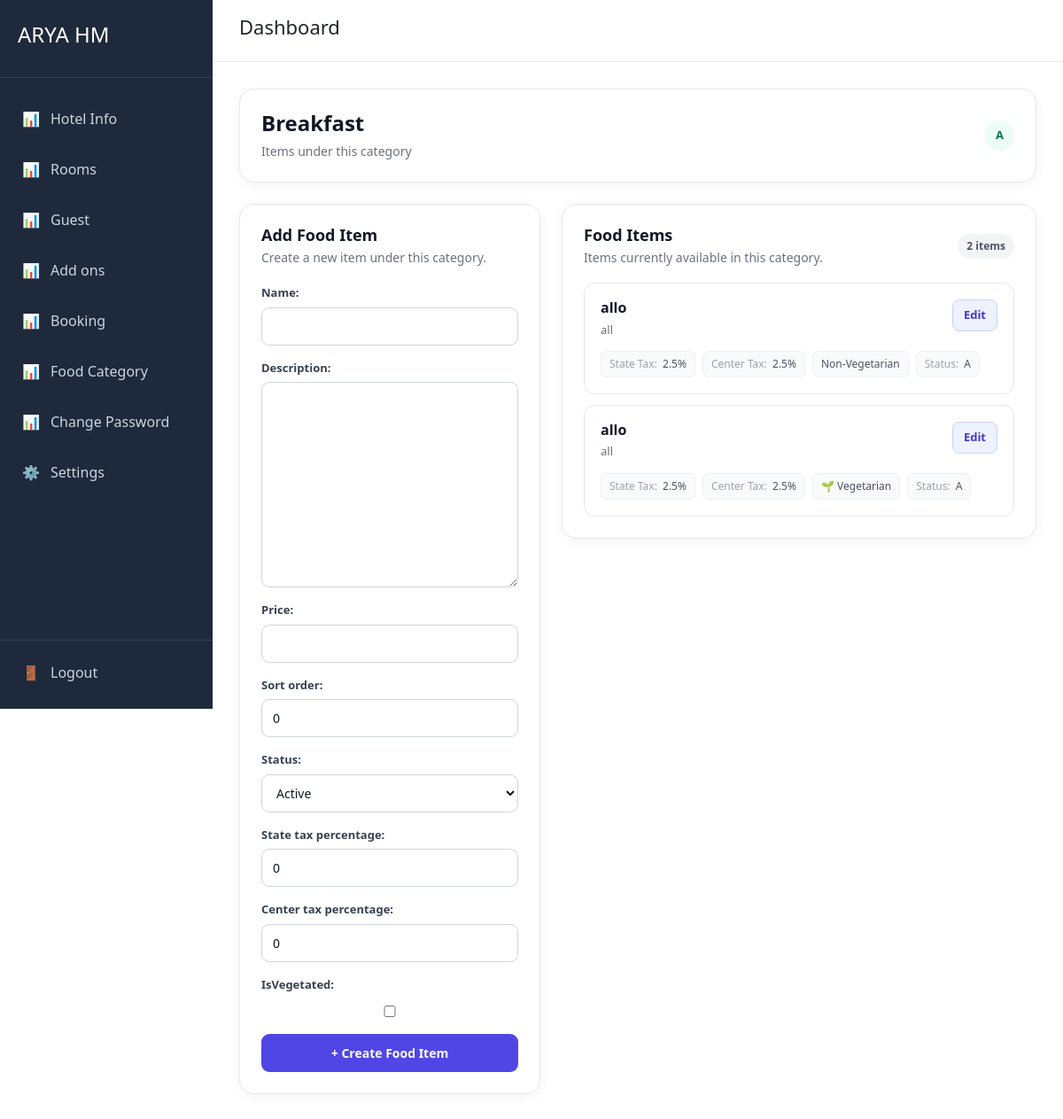
/food/category/2/manageItems, run on the app's committed database.
### foodcategory/models.py (models this page shows, shortened)
class FoodCategory(models.Model):
    hotel = models.ForeignKey(Hotel, on_delete=models.CASCADE)
    name = models.CharField(max_length=100)
    sort_order = models.IntegerField(default=0)
    status = models.CharField(choices=FoodCategoryStatus.choices,default=FoodCategoryStatus.Active,max_length=2)
    @staticmethod
    def find_by_id(id: int):
        return FoodCategory.objects.get(pk=id)

class FoodItem(models.Model):
    hotel = models.ForeignKey(Hotel, on_delete=models.CASCADE)
    category = models.ForeignKey(FoodCategory, on_delete=models.CASCADE)
    name = models.CharField(max_length=100)
    description = models.TextField()
    price = models.IntegerField()
    sort_order = models.IntegerField(default=0)
    status = models.CharField(choices=FoodCategoryStatus.choices,default=FoodCategoryStatus.Active,max_length=2)
    state_tax_percentage=models.FloatField(default=0)
    center_tax_percentage=models.FloatField(default=0)
    isVegetated=models.BooleanField(default=False)
    create_at = models.DateTimeField(auto_now_add=True)
    update_at = models.DateTimeField(auto_now=True)
    deleted_at = models.DateTimeField(null=True, blank=True)
    def __str__(self):
        return self.name
    @staticmethod
    def find_by_category(category)->list:
        return [i for i in FoodItem.objects.filter(category_id=category).all()]

### foodcategory/views.py (the view)
# urls.py: path('category/<category_id>/manageItems', views.food_category_manage_item, name='food_category_manage_item'),
def food_category_manage_item(request:HttpRequest,category_id:int):
    food_item_form=FoodItemForm()
    category=FoodCategory.find_by_id(category_id)
    hotel = getHotel(request)
    FoodItemForm.create(request,category,hotel)
    food_items = FoodItem.find_by_category(category_id)
    print(food_items)
    context={
        "food_item_form":food_item_form,
        "category":category,
        "food_items":food_items
    }
    return render(request, "foodCategory/manageitem.html",context)

### foodcategory/forms.py (shortened to what this page needs)
class FoodItemForm(forms.ModelForm):
    class Meta:
        model = FoodItem
        fields = '__all__'
        exclude = ['deleted_at','hotel','category']
    def __init__(self,*args,**kwargs):
        super().__init__(*args,**kwargs)
    @staticmethod
    def create(request,category:FoodCategory,hotel:Hotel)->FoodItem|None:
        food_item=None
        return food_item

### hotel/views.py (called while the page is built)
def getHotel(request):
    try:
        r =request.user.hotel_users.all()
        print(r)
        return r[0].hotel
    except Exception as e:
        print(e)
        return None

### foodcategory/templates/foodCategory/manageitem.html (shortened to what this page needs)
{% extends "user/base.html" %}
{% block page_title %}
Dashboard
{% endblock %}
{% block content %}
<div class="category-header">
    <div>
        <h2 class="category-title">
            {{ category.name }}
        </h2>
        <p class="category-subtitle">
            Items under this category
        </p>
    </div>
    <span class="status-badge">
        {{ category.status }}
    </span>
</div>
<div class="dashboard-grid">
    <div class="card form-card">
        <h3 class="card-title">Add Food Item</h3>
        <p class="card-description">
            Create a new item under this category.
        </p>
        <form method="POST">
            {{ food_item_form.as_p }}
            <button type="submit" class="create-btn">
                + Create Food Item
            </button>
        </form>
    </div>
    <div class="card">
        <div class="items-header">
            <div>
                <h3 class="card-title">Food Items</h3>
                <p class="card-description" style="margin-bottom: 0;">
                    Items currently available in this category.
                </p>
            </div>
            <span class="items-count">
                {{ food_items|length }} items
            </span>
        </div>
        {% if food_items %}
        <div class="items-list">
            {% for item in food_items %}
            <div class="food-item">
                <div class="food-item-top">
                    <div>
                        <h4 class="food-name">
                            {{ item.name }}
                        </h4>
                        <p class="food-description">
                            {{ item.description|default:"No description available." }}
                        </p>
                    </div>
                    <a
                        href="{% url 'foodItem_edit' id=item.id %}"
                        class="edit-btn"
                    >
                        Edit
                    </a>
                </div>
                <div class="food-meta">
                    <span class="meta-item">
                        <span class="meta-label">State Tax:</span>
                        {{ item.state_tax_percentage }}%
                    </span>
                    <span class="meta-item">
                        <span class="meta-label">Center Tax:</span>
                        {{ item.center_tax_percentage }}%
                    </span>
                    <span class="meta-item">
                        {% if item.isVegetated %}
                            🌱 Vegetarian
                        {% else %}
                            Non-Vegetarian
                        {% endif %}
                    </span>
                    <span class="meta-item">
                        <span class="meta-label">Status:</span>
                        {{ item.status }}
                    </span>
                </div>
            </div>
            {% endfor %}
        </div>
        {% else %}
        <div class="empty-state">
            No food items have been added to this category yet.
        </div>
        {% endif %}
    </div>
</div>
{% endblock %}

### static/css/global.css (style rules this page uses)
* { margin: 0; padding: 0; box-sizing: border-box; }
body { font-family: Arial, sans-serif; background: #f5f6fa; color: #333; }
*, *::before, *::after { box-sizing: border-box; }
form { width: 100%; max-width: 600px; margin: 0 auto; }
label { display: block; margin-bottom: 6px; font-size: 15px; font-weight: 600; color: #374151; }
input, select, textarea { display: block; width: 100%; padding: 10px 12px; margin-bottom: 16px; border: 1px solid #d1d5db; border-radius: 6px; background: #fff; color: #111827; font-family: inherit; font-size: 15px; line-height: 1.5; outline: none; transition: border-color 0.2s ease, box-shadow 0.2s ease; }
input::placeholder, textarea::placeholder { color: #9ca3af; }
textarea { min-height: 120px; resize: vertical; }
select { cursor: pointer; appearance: auto; }
input[type="checkbox"], input[type="radio"] { display: inline-block; width: auto; margin: 0 6px 0 0; vertical-align: middle; }
input[type="number"] { appearance: textfield; }
button, input[type="submit"], input[type="button"], input[type="reset"] { display: inline-block; width: auto; padding: 10px 18px; border: 1px solid transparent; border-radius: 6px; background: #2563eb; color: #fff; font-family: inherit; font-size: 15px; font-weight: 600; cursor: pointer; transition: background 0.2s ease, transform 0.1s ease; }
input:required, select:required, textarea:required { border-left: 3px solid #2563eb; }

### foodcategory/templates/foodCategory/manageitem.html (style rules this page uses)
.category-header { display: flex; justify-content: space-between; align-items: center; gap: 20px; margin-bottom: 24px; padding: 24px; background: #ffffff; border: 1px solid #e5e7eb; border-radius: 16px; box-shadow: 0 4px 15px rgba(0, 0, 0, 0.04); }
.category-title { margin: 0 0 6px; font-size: 24px; font-weight: 700; color: #111827; }
.category-subtitle { margin: 0; color: #6b7280; font-size: 14px; }
.status-badge { display: inline-flex; align-items: center; padding: 7px 12px; border-radius: 999px; background: #ecfdf5; color: #047857; font-size: 13px; font-weight: 600; }
.dashboard-grid { display: grid; grid-template-columns: 340px 1fr; gap: 24px; align-items: start; }
.card { background: #ffffff; border: 1px solid #e5e7eb; border-radius: 16px; padding: 24px; box-shadow: 0 4px 15px rgba(0, 0, 0, 0.04); }
.card-title { margin: 0 0 4px; font-size: 18px; font-weight: 700; color: #111827; }
.card-description { margin: 0 0 20px; color: #6b7280; font-size: 14px; }
.form-card form p { margin-bottom: 16px; }
.form-card input, .form-card select, .form-card textarea { width: 100%; box-sizing: border-box; padding: 10px 12px; border: 1px solid #d1d5db; border-radius: 9px; background: #ffffff; font-size: 14px; color: #111827; outline: none; transition: border-color 0.2s, box-shadow 0.2s; }
.form-card label { display: block; margin-bottom: 6px; color: #374151; font-size: 13px; font-weight: 600; }
.create-btn { width: 100%; border: 0; border-radius: 9px; padding: 11px 16px; background: #4f46e5; color: #ffffff; font-size: 14px; font-weight: 600; cursor: pointer; transition: background 0.2s, transform 0.1s; }
.items-header { display: flex; justify-content: space-between; align-items: center; margin-bottom: 18px; }
.items-count { padding: 5px 10px; border-radius: 999px; background: #f3f4f6; color: #4b5563; font-size: 12px; font-weight: 600; }
.items-list { display: flex; flex-direction: column; gap: 12px; }
.food-item { padding: 18px; border: 1px solid #e5e7eb; border-radius: 12px; transition: box-shadow 0.2s, border-color 0.2s; }
.food-item-top { display: flex; justify-content: space-between; align-items: flex-start; gap: 16px; }
.food-name { margin: 0 0 5px; color: #111827; font-size: 16px; font-weight: 700; }
.food-description { margin: 0; color: #6b7280; font-size: 13px; line-height: 1.5; }
.edit-btn { flex-shrink: 0; padding: 7px 12px; border: 1px solid #c7d2fe; border-radius: 8px; color: #4338ca; background: #eef2ff; text-decoration: none; font-size: 13px; font-weight: 600; }
.food-meta { display: flex; flex-wrap: wrap; gap: 8px; margin-top: 14px; }
.meta-item { padding: 5px 9px; border-radius: 7px; background: #f9fafb; color: #4b5563; border: 1px solid #f0f0f0; font-size: 12px; }
.meta-label { color: #9ca3af; margin-right: 3px; }

### data on the page
FoodCategory: name "Breakfast", status "A"
FoodItem: name "allo", description "all", state_tax_percentage "2.5", center_tax_percentage "2.5", isVegetated "Non-Vegetarian", status "A"
FoodItem: name "allo", description "all", state_tax_percentage "2.5", center_tax_percentage "2.5", isVegetated "🌱 Vegetarian", status "A"

### other printed values
{{ food_items|length }} "2"
